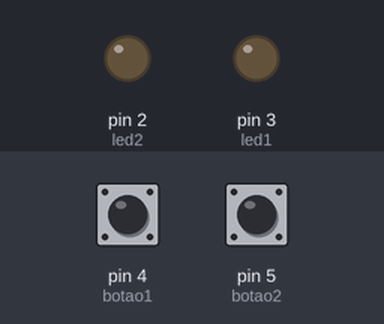
The sketch below on a simulated Arduino Uno, built with avr-gcc and run on an emulated ATmega328P. Parts: output pins drawn as LEDs (lit = HIGH). Inputs (shaded band) come from the test bench; at power-on: pin 4 (botao1) LOW, pin 5 (botao2) HIGH.

Above: at 1.2 s.
1.3 s: pin 4 (botao1) pulled HIGH for 0.15 s
At 1.37 s:
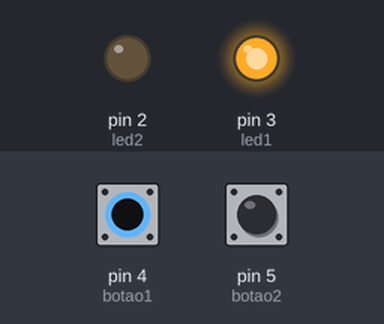
2.9 s: pin 5 (botao2) pulled LOW for 0.15 s
At 2.97 s:
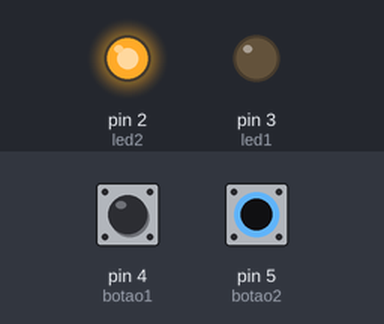
4.5 s: pin 5 (botao2) pulled LOW for 3.2 s
At 8.6 s:
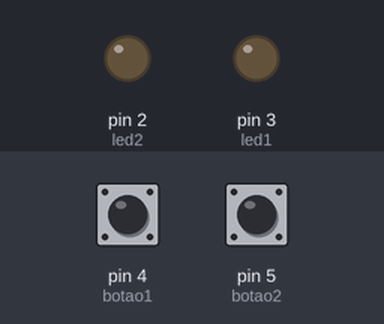
9.2 s: pin 4 (botao1) pulled HIGH for 3.2 s
At 9.7 s:
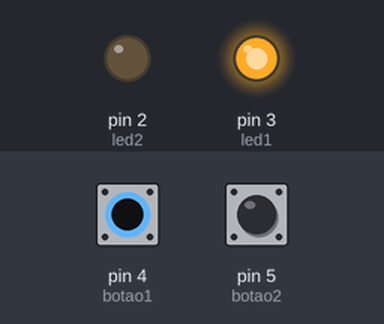
13.9 s: pin 4 (botao1) driven HIGH and pin 5 (botao2) driven LOW
At 14.5 s:
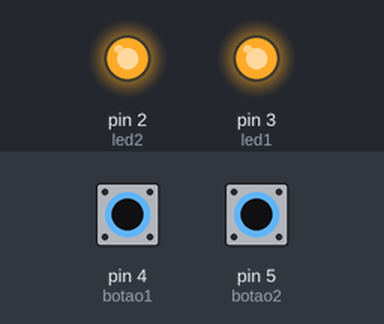
Timing chart, 0 to 16.4 s (numbered marks = the images above; inputs shaded):
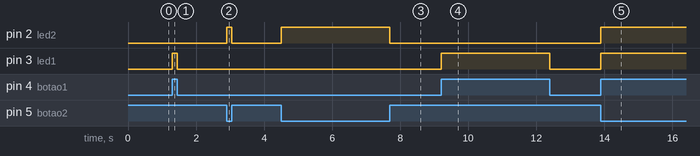

Measured:
- after the input at 1.3 s, pin 3 (led1): LOW → HIGH at once, → LOW 0.15 s later
- after the input at 2.9 s, pin 2 (led2): LOW → HIGH at once, → LOW 0.15 s later
- after the input at 4.5 s, pin 2 (led2): LOW → HIGH at once, → LOW 3.2 s later
- after the input at 9.2 s, pin 3 (led1): LOW → HIGH at once, → LOW 3.2 s later
- after the input at 13.9 s, pin 2 (led2), pin 3 (led1): LOW → HIGH at once

The sketch:

botao_leds.ino
```cpp
const int led1 = 3;
const int led2 = 2;
const int botao1 = 4;
const int botao2 = 5;

int var1;
int var2;

 void setup()
 {
    pinMode(led1, OUTPUT);
    pinMode(led2, OUTPUT);
    pinMode(botao1, INPUT);
  	pinMode(botao2, INPUT);
 }

 void loop()
 {
    var1 = digitalRead(botao1);
   	var2 = digitalRead(botao2);

   if(var1){
       digitalWrite(led1,HIGH);
   }else{
       digitalWrite(led1,LOW);
   }
   if(!var2){
       digitalWrite(led2, HIGH);
   }else{
       digitalWrite(led2, LOW);
   }
 }
```
